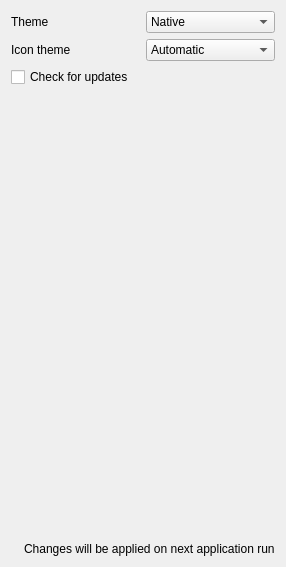
             <widget class="QWidget" name="tab_3">
              <attribute name="title">
               <string>General</string>
              </attribute>
              <layout class="QVBoxLayout" name="verticalLayout_7">
               <item>
                <layout class="QHBoxLayout" name="horizontalLayout_13">
                 <item>
                  <widget class="QLabel" name="label_12">
                   <property name="text">
                    <string>Theme</string>
                   </property>
                  </widget>
                 </item>
                 <item>
                  <widget class="QComboBox" name="themeComboBox">
                   <item>
                    <property name="text">
                     <string>Native</string>
                    </property>
                   </item>
                   <item>
                    <property name="text">
                     <string>Fusion</string>
                    </property>
                   </item>
                   <item>
                    <property name="text">
                     <string>Fusion Dark</string>
                    </property>
                   </item>
                  </widget>
                 </item>
                </layout>
               </item>
               <item>
                <layout class="QHBoxLayout" name="horizontalLayout_14">
                 <item>
                  <widget class="QLabel" name="label_13">
                   <property name="text">
                    <string>Icon theme</string>
                   </property>
                  </widget>
                 </item>
                 <item>
                  <widget class="QComboBox" name="iconThemeComboBox">
                   <item>
                    <property name="text">
                     <string>Automatic</string>
                    </property>
                   </item>
                   <item>
                    <property name="text">
                     <string>White</string>
                    </property>
                   </item>
                   <item>
                    <property name="text">
                     <string>Black</string>
                    </property>
                   </item>
                  </widget>
                 </item>
                </layout>
               </item>
               <item>
                <widget class="QCheckBox" name="checkForUpdatesCheckBox">
                 <property name="text">
                  <string>Check for updates</string>
                 </property>
                </widget>
               </item>
               <item>
                <spacer name="verticalSpacer_6">
                 <property name="orientation">
                  <enum>Qt::Orientation::Vertical</enum>
                 </property>
                 <property name="sizeHint" stdset="0">
                  <size>
                   <width>20</width>
                   <height>449</height>
                  </size>
                 </property>
                </spacer>
               </item>
               <item>
                <layout class="QHBoxLayout" name="emulationInfoLayout_5">
                 <item>
                  <widget class="QLabel" name="infoIconLabel_7">
                   <property name="sizePolicy">
                    <sizepolicy hsizetype="Minimum" vsizetype="Preferred">
                     <horstretch>0</horstretch>
                     <verstretch>0</verstretch>
                    </sizepolicy>
                   </property>
                   <property name="text">
                    <string/>
                   </property>
                   <property name="pixmap">
                    <pixmap>:/newPrefix/Resource/Info.ico</pixmap>
                   </property>
                   <property name="wordWrap">
                    <bool>false</bool>
                   </property>
                  </widget>
                 </item>
                 <item>
                  <widget class="QLabel" name="label_91">
                   <property name="sizePolicy">
                    <sizepolicy hsizetype="Expanding" vsizetype="Minimum">
                     <horstretch>0</horstretch>
                     <verstretch>0</verstretch>
                    </sizepolicy>
                   </property>
                   <property name="midLineWidth">
                    <number>1</number>
                   </property>
                   <property name="text">
                    <string>Changes will be applied on next application run</string>
                   </property>
                   <property name="textFormat">
                    <enum>Qt::TextFormat::PlainText</enum>
                   </property>
                  </widget>
                 </item>
                </layout>
               </item>
              </layout>
             </widget>
